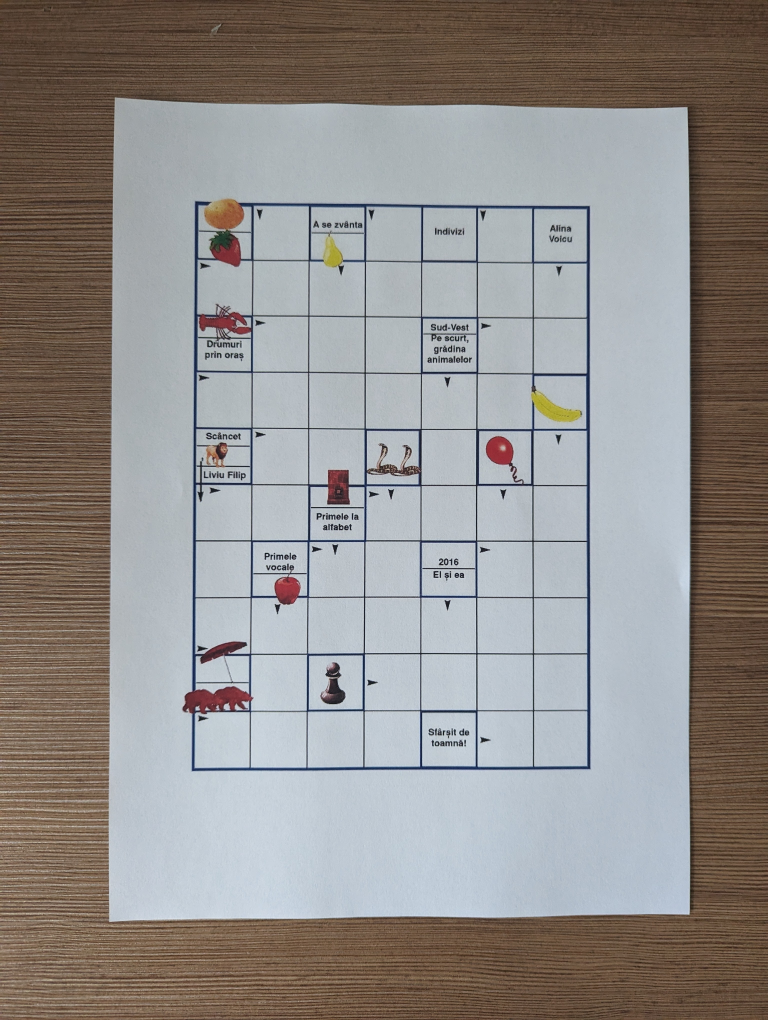
#> input picture ex 2/data/train/01.jpg, 3072 x 4080 px (shown at 1/4 size); its folder holds only this picture in this run
$ jupyter execute --allow-errors ex2.ipynb
#> lines starting #> are read from the running program, lines starting #| are printed output that depends on the picture; after the words box and inside, x2 and y2 are one past the last pixel; in counts of white or black regions, pixels touching at a corner belong together
[cell 1]
import cv2 as cv
import numpy as np
import os

[cell 2]
def show_image(title,image):
    image=cv.resize(image,(0,0),fx=0.3,fy=0.3)
    cv.imshow(title,image)
    cv.waitKey(0)
    cv.destroyAllWindows()

[cell 3]
def extrage_careu(image):
    image = cv.cvtColor(image,cv.COLOR_BGR2GRAY)
    image = image[500:3500, 600:2600]
    image_m_blur = cv.medianBlur(image,3)
    image_g_blur = cv.GaussianBlur(image_m_blur, (0, 0), 5)
    image_sharpened = cv.addWeighted(image_m_blur, 1.2, image_g_blur, -0.8, 0)
#     show_image('image_sharpened',image_sharpened)
    _, thresh = cv.threshold(image_sharpened, 30, 255, cv.THRESH_BINARY)

    kernel = np.ones((3, 3), np.uint8)
    thresh = cv.erode(thresh, kernel)
#     show_image('image_thresholded',thresh)

   #600, 500   2600,3500


    edges =  cv.Canny(thresh ,250,450)
#     edges =  cv.Canny(thresh ,100,1000)
#     show_image('edges',edges)
    contours, _ = cv.findContours(edges,  cv.RETR_EXTERNAL, cv.CHAIN_APPROX_SIMPLE)
    max_area = 0

    for i in range(len(contours)):
        if(len(contours[i]) >3):
            possible_top_left = None
            possible_bottom_right = None
            for point in contours[i].squeeze():
                if possible_top_left is None or point[0] + point[1] < possible_top_left[0] + possible_top_left[1]:
                    possible_top_left = point

                if possible_bottom_right is None or point[0] + point[1] > possible_bottom_right[0] + possible_bottom_right[1] :
                    possible_bottom_right = point

            diff = np.diff(contours[i].squeeze(), axis = 1)
            possible_top_right = contours[i].squeeze()[np.argmin(diff)]
            possible_bottom_left = contours[i].squeeze()[np.argmax(diff)]
            if cv.contourArea(np.array([[possible_top_left],[possible_top_right],[possible_bottom_right],[possible_bottom_left]])) > max_area:
                max_area = cv.contourArea(np.array([[possible_top_left],[possible_top_right],[possible_bottom_right],[possible_bottom_left]]))
                top_left = possible_top_left
                bottom_right = possible_bottom_right
                top_right = possible_top_right
                bottom_left = possible_bottom_left

    width = 700
    height = 1000

    image_copy = cv.cvtColor(image.copy(),cv.COLOR_GRAY2BGR)
    cv.circle(image_copy,tuple(top_left),20,(0,0,255),-1)
    cv.circle(image_copy,tuple(top_right),20,(0,0,255),-1)
    cv.circle(image_copy,tuple(bottom_left),20,(0,0,255),-1)
    cv.circle(image_copy,tuple(bottom_right),20,(0,0,255),-1)
#     show_image("detected corners",image_copy)

    puzzle = np.array([top_left,top_right,bottom_right,bottom_left], dtype = "float32")
    destination_of_puzzle = np.array([[0,0],[width,0],[width,height],[0,height]], dtype = "float32")

    M = cv.getPerspectiveTransform(puzzle,destination_of_puzzle)

    result = cv.warpPerspective(image, M, (width, height))
    result = cv.cvtColor(result,cv.COLOR_GRAY2BGR)

    return result

[cell 4]
lines_horizontal=[]
for i in range(0,1001,100):
    l=[]
    l.append((0,i))
    l.append((699,i))
    lines_horizontal.append(l)

[cell 5]
lines_vertical=[]
for i in range(0,701,100):
    l=[]
    l.append((i,0))
    l.append((i,999))
    lines_vertical.append(l)

[cell 6]
files=os.listdir('data/train')
for file in files:
    if file[-3:]=='jpg':
        img = cv.imread('data/train/'+file)
#> img is the input picture: shape (4080, 3072, 3); mean B, G, R 139.6, 142.1, 145.9
        result=extrage_careu(img)
#> in extrage_careu, `_, thresh = cv.threshold(image_sharpened, 30, 255, cv.THRESH_BINARY)`:
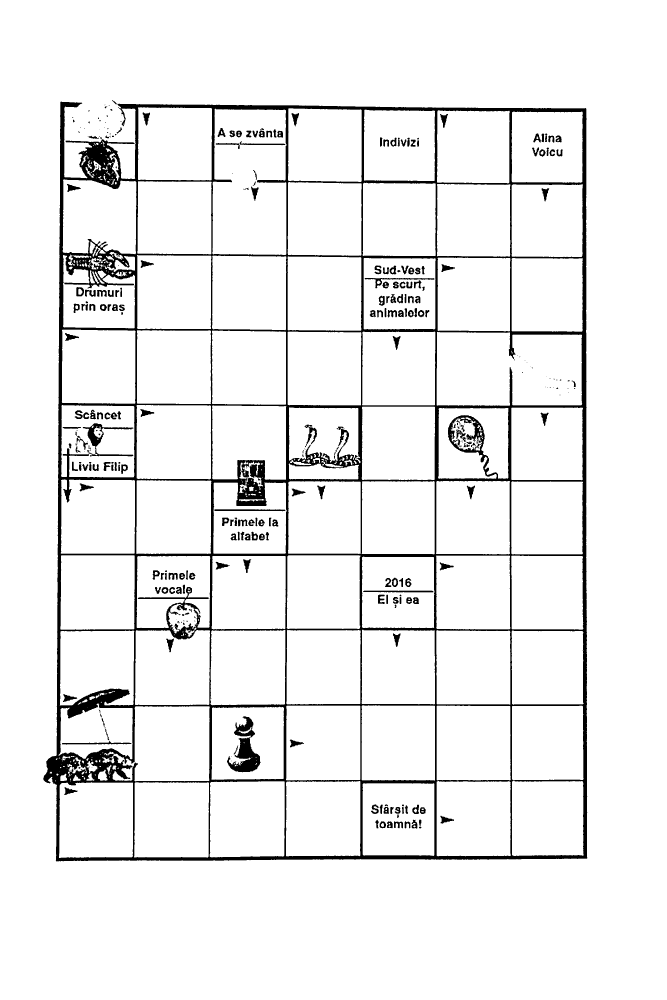
#> thresh: shape (3000, 2000) (shown at 1/3 size); 93.8% white; 358 black regions (125 under 20 px), largest, box (x1, y1, x2, y2) and area: (130, 305, 1762, 2584) 314661, (681, 2149, 782, 2317) 7315, (1094, 834, 1303, 865) 1040
#> in extrage_careu, `edges =  cv.Canny(thresh ,250,450)`:
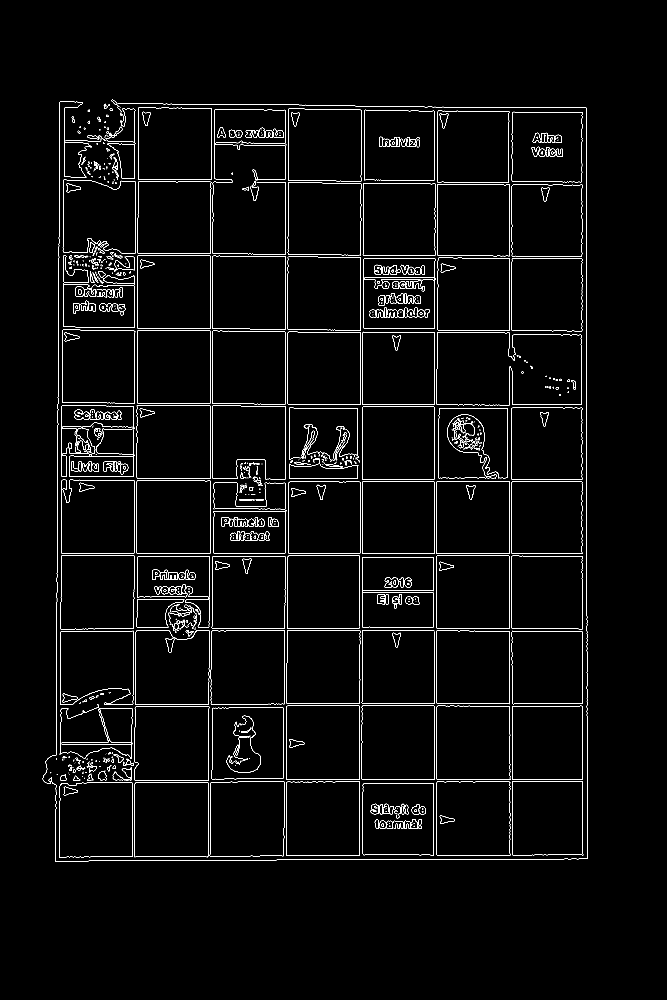
#> edges: shape (3000, 2000) (shown at 1/3 size); 1.7% white in thin lines or dots, all inside (x1, y1, x2, y2) = (128, 299, 1763, 2585)
#> in extrage_careu, `contours, _ = cv.findContours(edges,  cv.RETR_EXTERNAL, cv.CHAIN_APPRO..`: contours = 739 contours, 600 with area under 20; largest, box (x1, y1, x2, y2) and area: (1310, 996, 1745, 1216) 90322, (629, 2344, 853, 2571) 49354, (404, 2119, 628, 2343) 48962, (859, 2117, 1080, 2340) 48657, (858, 2344, 1080, 2568) 48602
#> the loop in extrage_careu, `for i in range(len(contours)):` made 739 passes
#> (max_area, top_left, bottom_right, top_right, bottom_left) on passes 1, 2, 3, 6, 104: (45050, [1090, 2351], [1300, 2566], [1301, 2351], [1089, 2563]), (47510, [185, 2350], [395, 2570], [397, 2349], [177, 2571]), (48722, [406, 2348], [622, 2571], [623, 2347], [403, 2571]), (48723, [633, 2347], [849, 2568], [852, 2345], [630, 2569]), (48840, [407, 2120], [626, 2341], [627, 2120], [405, 2342])
#> after the loop in extrage_careu, `for i in range(len(contours)):`: bottom_left = [166, 2584]; bottom_right = [1762, 2576]; max_area = 3597308; top_left = [180, 304]; top_right = [1759, 324]
#> in extrage_careu, `puzzle = np.array([top_left,top_right,bottom_right,bottom_left], dtype..`: puzzle = [[180, 304], [1759, 324], [1762, 2576], [166, 2584]]
#> in extrage_careu, `M = cv.getPerspectiveTransform(puzzle,destination_of_puzzle)`: M = [[0.438, 0.00269, -79.63], [-0.00561, 0.443, -133.8], [-7.81e-06, 4.68e-06, 1]]
        for line in  lines_vertical :
            cv.line(result, line[0], line[1], (0, 255, 0), 5)
#> result: shape (1000, 700, 3); mean B, G, R 165.5, 183.3, 165.5
        for line in  lines_horizontal :
            cv.line(result, line[0], line[1], (0, 0, 255), 5)
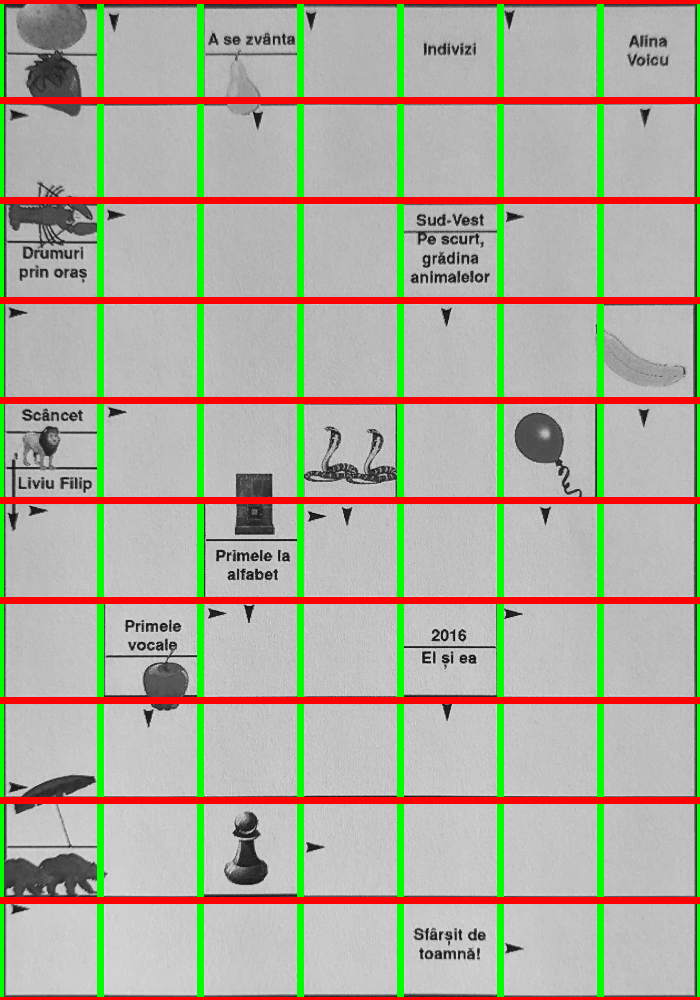
#> result: shape (1000, 700, 3); mean B, G, R 156.7, 173.3, 174.5
        show_image('img',result)

[cell 7]
def determina_configuratie_careu_ox(thresh,lines_horizontal,lines_vertical):
    matrix = np.empty((10,12), dtype='str')
    for i in range(len(lines_horizontal)-1):
        for j in range(len(lines_vertical)-1):
            y_min = lines_vertical[j][0][0] + 20
            y_max = lines_vertical[j + 1][1][0] - 20
            x_min = lines_horizontal[i][0][1] + 20
            x_max = lines_horizontal[i + 1][1][1] - 20

            patch = thresh[x_min:x_max, y_min:y_max].copy()
            Medie_patch=np.mean(patch)
            if Medie_patch>0:
                matrix[i][j]='x'
            else:
                matrix[i][j]='o'
    return matrix

[cell 8]
def vizualizare_configuratie(result,matrix,lines_horizontal,lines_vertical):
    for i in range(len(lines_horizontal) - 1):
        for j in range(len(lines_vertical) - 1):
            y_min = lines_vertical[j][0][0]
            y_max = lines_vertical[j + 1][1][0]
            x_min = lines_horizontal[i][0][1]
            x_max = lines_horizontal[i + 1][1][1]
            if matrix[i][j] == 'x':
                cv.rectangle(result, (y_min, x_min), (y_max, x_max), color=(255, 0, 0), thickness=5)

[cell 9]
files=os.listdir('data/train')
for file in files:
    if file[-3:]=='jpg':
        img = cv.imread('data/train/'+file)
        result=extrage_careu(img)
#> the loop in extrage_careu (call 2), `for i in range(len(contours)):` made 739 passes
        _, thresh = cv.threshold(result, 100, 255, cv.THRESH_BINARY_INV)
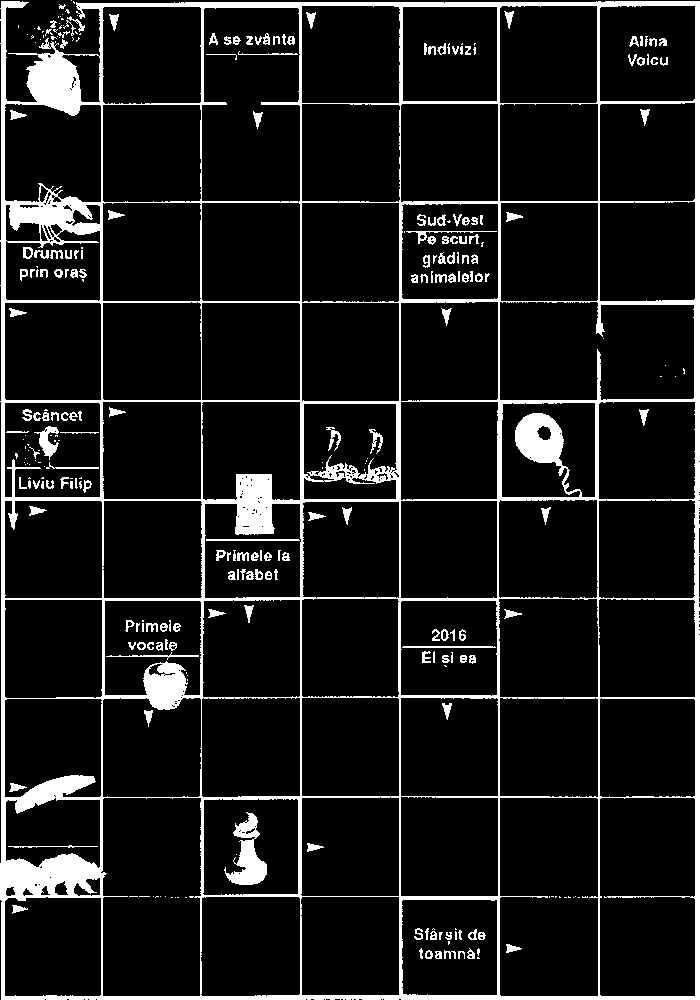
#> thresh: shape (1000, 700, 3); 10.3% white; 292 white regions (110 under 20 px), largest, box (x1, y1, x2, y2) and area: (0, 1, 700, 1000) 60622, (224, 812, 267, 885) 1448, (34, 426, 59, 460) 357
        matrice=determina_configuratie_careu_ox(thresh,lines_horizontal,lines_vertical)
        vizualizare_configuratie(result,matrice,lines_horizontal,lines_vertical)
#> after the loop in vizualizare_configuratie, `for i in range(len(lines_horizontal) - 1):`:
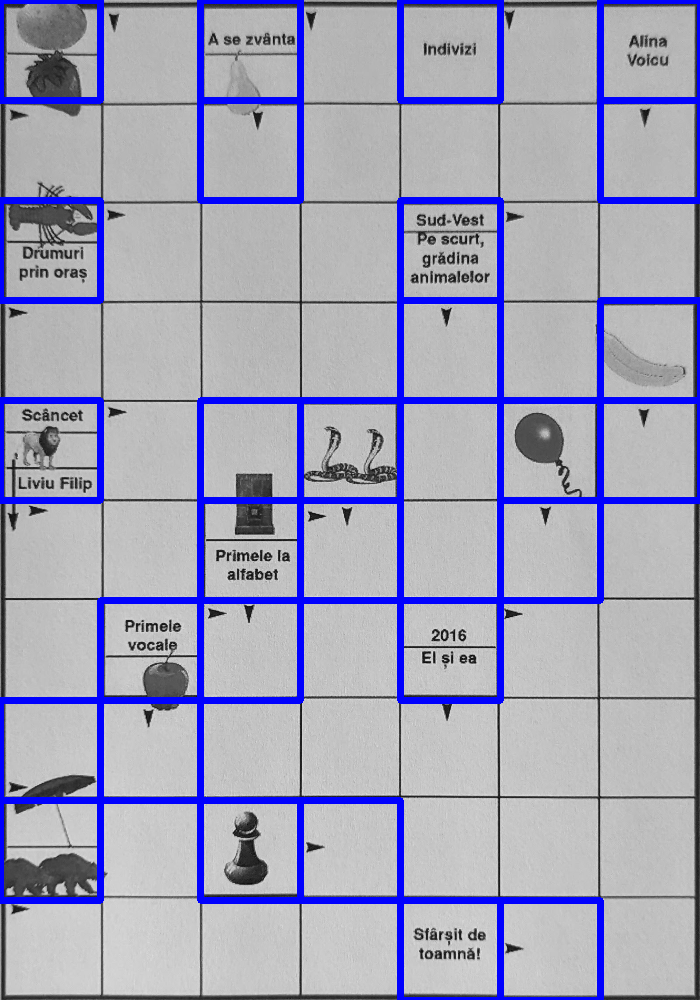
#> result: shape (1000, 700, 3); mean B, G, R 185.2, 163.4, 163.4
        show_image('img',result)
#> call 2 of show_image, with title = 'img'
#> in show_image (call 2), `image=cv.resize(image,(0,0),fx=0.3,fy=0.3)`:
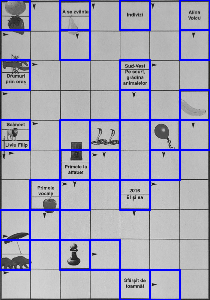
#> image: shape (300, 210, 3); mean of channels 0, 1, 2 184.7, 163.9, 163.9; drawn as B, G, R

[cell 10]
files=os.listdir('data/train')
X_test = []
hit_list = []
for file in files:
    if file[-3:]=='txt' and file != 'configuratii.txt':
        with open('data/train/'+ file) as f:
            continutFisier = f.read()
            split = continutFisier.split("\n")
            hit_list.append(split[1:(int(split[0])+1)])
print(hit_list)
#> (the rest of this cell did not finish here and is left out)

[cell 11]
# [21 lines left out: function letter_to_number, not called in this run]

[cell 12]
files=os.listdir('data/train')
i=0
for file in files:
    if file[-3:]=='jpg':
        img = cv.imread('data/train/'+file)
        result=extrage_careu(img)
        _, thresh = cv.threshold(result, 100, 255, cv.THRESH_BINARY_INV)
        matrice=determina_configuratie_careu_ox(thresh,lines_horizontal,lines_vertical)

$ run again, on ex 2/data/train/03.jpg
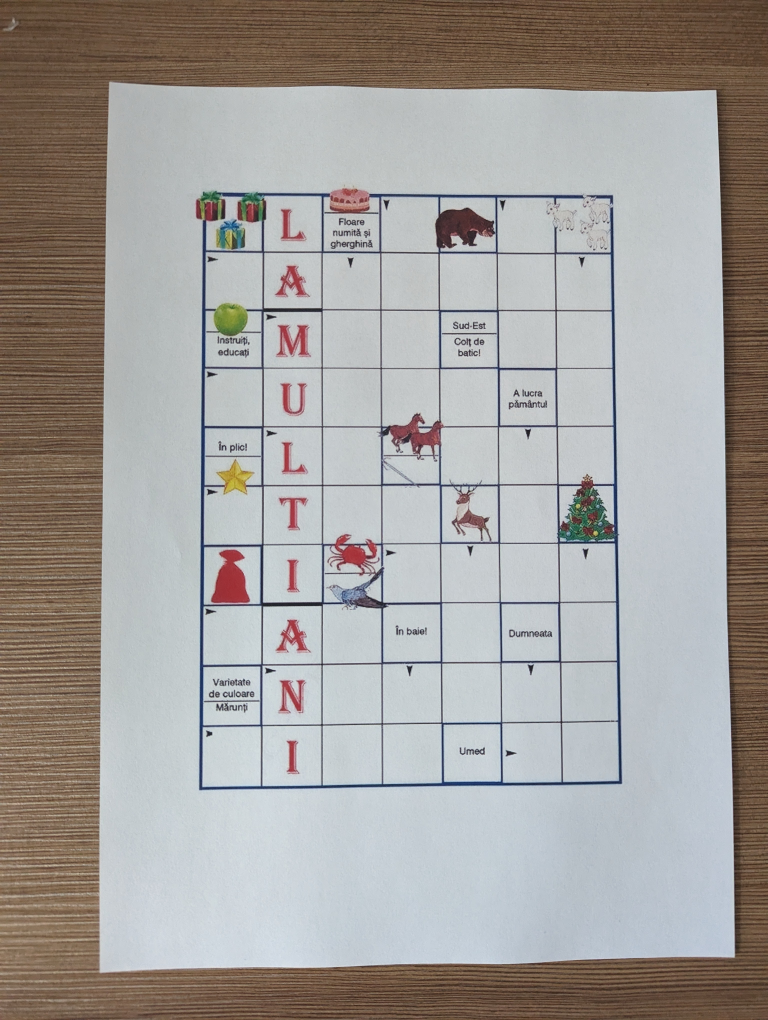
#> input picture ex 2/data/train/03.jpg, 3072 x 4080 px (shown at 1/4 size)
#> img is the input picture: shape (4080, 3072, 3); mean B, G, R 156.7, 159.7, 163.2
#> in extrage_careu, `_, thresh = cv.threshold(image_sharpened, 30, 255, cv.THRESH_BINARY)`:
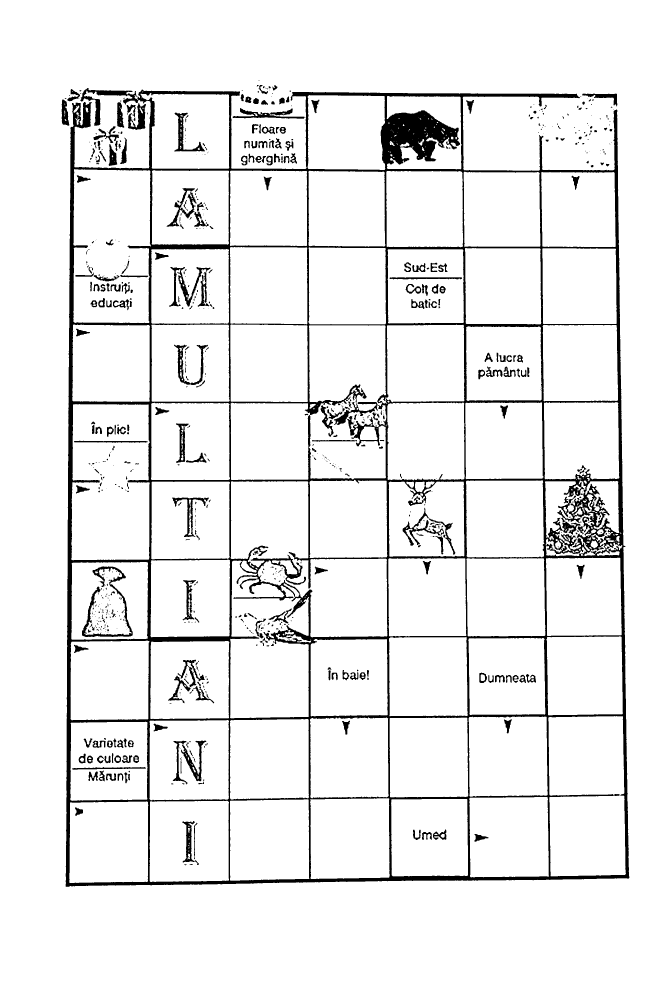
#> thresh: shape (3000, 2000) (shown at 1/3 size); 93.1% white; 791 black regions (445 under 20 px), largest, box (x1, y1, x2, y2) and area: (197, 264, 1888, 2661) 314034, (246, 1699, 398, 1911) 4894, (508, 801, 632, 921) 4255
#> edges: shape (3000, 2000); 2.1% white in thin lines or dots, all inside (x1, y1, x2, y2) = (183, 239, 1889, 2662)
#> contours = 1078 contours, 817 with area under 20; largest, box (x1, y1, x2, y2) and area: (214, 1213, 448, 1680) 104235, (449, 2403, 686, 2645) 55818, (690, 2398, 926, 2641) 55555, (208, 2405, 444, 2648) 55498, (449, 2161, 686, 2400) 55262
#> the loop in extrage_careu, `for i in range(len(contours)):` made 1078 passes
#> (max_area, top_left, bottom_right, top_right, bottom_left) on passes 1 to 2: (55209, [211, 2408], [441, 2644], [442, 2406], [209, 2647]), (55341.5, [451, 2405], [685, 2640], [685, 2406], [450, 2643])
#> after the loop in extrage_careu, `for i in range(len(contours)):`: bottom_left = [196, 2661]; bottom_right = [1887, 2636]; max_area = 3878310.5; top_left = [214, 309]; top_right = [1852, 328]
#> puzzle = [[214, 309], [1852, 328], [1887, 2636], [196, 2661]]
#> M = [[0.42, 0.00322, -90.92], [-0.0051, 0.44, -134.8], [-1.14e-05, 1.39e-05, 1]]
#> the loop in extrage_careu (call 2), `for i in range(len(contours)):` made 1078 passes
#> in show_image (call 2), `image=cv.resize(image,(0,0),fx=0.3,fy=0.3)`:
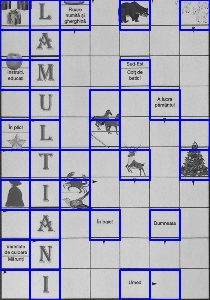
#> image: shape (300, 210, 3); mean of channels 0, 1, 2 191.4, 168.7, 168.7; drawn as B, G, R
